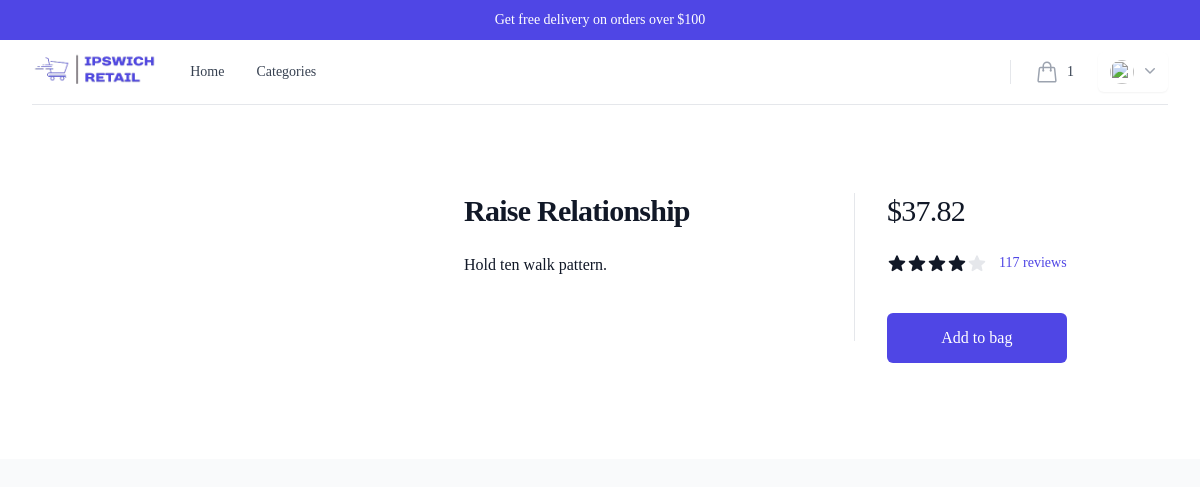
/products/3694/ (signed in), run on the app's committed database.
### shop/models.py (models this page shows, shortened)
class Product(models.Model):
    name = models.CharField(max_length=100)
    description = models.TextField()
    price = models.DecimalField(max_digits=10, decimal_places=2)
    image = models.ImageField(upload_to='products/')
    category = models.ForeignKey(Category, on_delete=models.SET_NULL, null=True, blank=True)
    stock = models.PositiveIntegerField(default=0)

### shop/views.py (the view)
# urls.py: path('products/<int:product_id>/', views.product_detail, name='product_detail'),
def product_detail(request, product_id):
    product = get_object_or_404(Product, pk=product_id)
    return render(request, 'shop/product_detail.html', {'product': product})

### shop/context_processors.py (called while the page is built)
def cart_total_items(request):
    total_items = 0
    if request.user.is_authenticated:
        cart = Cart.objects.filter(user=request.user).first()
        if cart:
            total_items = sum([item.quantity for item in cart.cartitem_set.all()])
    else:
        cart = request.session.get('cart', {})
        total_items = sum(item['quantity'] for item in cart.values())
    return {'total_items_in_cart': total_items}

### theme/templates/shop/product_detail.html (shortened to what this page needs)
{% extends '../base.html' %} {% block title %}Ipswich Retail | Categories{% endblock %}
{% block content %}
  <div class="pt-6 sm:flex min-h-full">
    <div class="mx-auto mt-6 max-w-xl sm:px-6 lg:grid lg:max-w-7xl lg:grid-cols-3 lg:gap-x-8 lg:px-8">
    </div>
    <div class="mx-auto max-w-l px-4 pb-16 pt-10 sm:px-6 lg:grid lg:max-w-7xl lg:grid-cols-3 lg:grid-rows-[auto,auto,1fr] lg:gap-x-8 lg:px-8 lg:pb-24 lg:pt-16">
      <div class="lg:col-span-2 lg:border-r lg:border-gray-200 lg:pr-8">
        <h1 class="text-2xl font-bold tracking-tight text-gray-900 sm:text-3xl">{{ product.name }}</h1>
      </div>
      <div class="mt-4 lg:row-span-3 lg:mt-0">
        <p class="text-3xl tracking-tight text-gray-900">${{ product.price }}</p>
        <div class="mt-6">
          <div class="flex items-center">
            <div class="flex items-center">
            </div>
            <a href="#" class="ml-3 text-sm font-medium text-indigo-600 hover:text-indigo-500">117 reviews</a>
          </div>
        </div>
        <form class="mt-10">
          <button type="submit" class="mt-10 flex w-full items-center justify-center rounded-md border border-transparent bg-indigo-600 px-8 py-3 text-base font-medium text-white hover:bg-indigo-700 focus:outline-none focus:ring-2 focus:ring-indigo-500 focus:ring-offset-2">Add to bag</button>
        </form>
      </div>
      <div class="py-10 lg:col-span-2 lg:col-start-1 lg:border-r lg:border-gray-200 lg:pb-16 lg:pr-8 lg:pt-6">
        <div>
          <div class="space-y-6">
            <p class="text-base text-gray-900">{{ product.description }}</p>
          </div>
        </div>
      </div>
    </div>
  </div>
{% endblock %}

### data on the page
Product: name "Raise Relationship", price "37.82", description "Hold ten walk pattern."

### other printed values
{{ total_items_in_cart }} "1"
